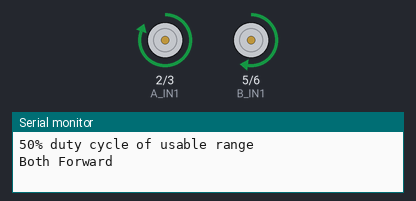
The sketch below on a simulated Arduino Nano, built with avr-gcc and run on an emulated ATmega328P. Shown: motor-driver pin pairs drawn as motors (green arrow = first pin HIGH = forward, orange = second pin HIGH = backward, longer = more drive), the last lines printed to the serial monitor.

Above: at 5.0 s.
At 15.0 s:
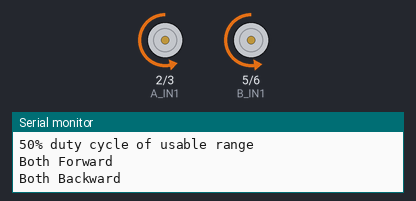
At 25.0 s:
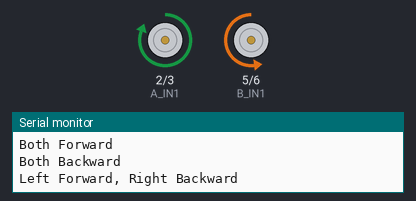
At 35.0 s:
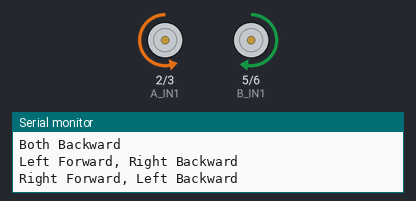
Timing chart, 0 to 52.0 s (numbered marks = the images above):
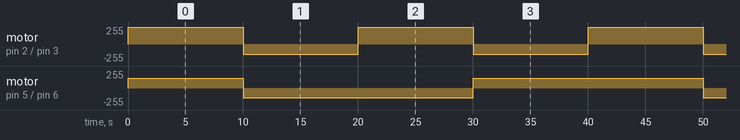

The sketch:

lab2_2.ino
```cpp
/*
 * Deadband Characterization
 * Arduino Nano 33 BLE + 2x DRV8871
 * Motor A: D2 (IN1), D3 (IN2)
 * Motor B: D5 (IN1), D6 (IN2)
 */

const int A_IN1 = 2;
const int A_IN2 = 3;
const int B_IN1 = 5;
const int B_IN2 = 6;

int pwma = 0;
int pwmb = 0;

void setup() {
  Serial.begin(9600);
  while (!Serial);

  pinMode(A_IN1, OUTPUT);
  pinMode(A_IN2, OUTPUT);
  pinMode(B_IN1, OUTPUT);
  pinMode(B_IN2, OUTPUT);


  analogWrite(A_IN2, 0); // reverse direction turned off
  analogWrite(B_IN2, 0); // reverse direction turned off

  int deadbandA = 44;
  int deadbandB = 36;

  analogWrite(A_IN1, 0);
  analogWrite(B_IN1, 0);

}

void loop() {

  Serial.println("50% duty cycle of usable range");
  pwma = 150;
  pwmb = 146;
  Serial.println("Both Forward");
  analogWrite(A_IN1, pwma);
  analogWrite(A_IN2, LOW);
  analogWrite(B_IN1, pwmb);
  analogWrite(B_IN2, LOW);
  delay (10000);

  Serial.println("Both Backward");
  analogWrite(A_IN1, LOW);
  analogWrite(A_IN2, pwma);
  analogWrite(B_IN1, LOW);
  analogWrite(B_IN2, pwmb);
  delay (10000);

  Serial.println("Left Forward, Right Backward");
  analogWrite(A_IN1, pwma);
  analogWrite(A_IN2, LOW);
  analogWrite(B_IN1, LOW);
  analogWrite(B_IN2, pwmb);
  delay (10000);

  Serial.println("Right Forward, Left Backward");
  analogWrite(A_IN1, LOW);
  analogWrite(A_IN2, pwma);
  analogWrite(B_IN1, pwmb);
  analogWrite(B_IN2, LOW);
  delay (10000);

}
```

Measured:
- by itself, motor on pin 2 (A_IN1) / pin 3 (A_IN2): alternates forward 255/255 for 10.0 s and backward 150/255 for 10.0 s
- by itself, motor on pin 5 (B_IN1) / pin 6 (B_IN2): repeats every 40.0 s: backward 146/255 20.0 s, forward 146/255 20.0 s
